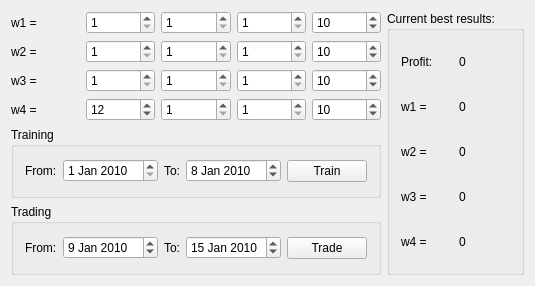
<?xml version="1.0" encoding="UTF-8"?>
<ui version="4.0">
 <class>MainWidget</class>
 <widget class="QWidget" name="MainWidget">
  <property name="geometry">
   <rect>
    <x>0</x>
    <y>0</y>
    <width>522</width>
    <height>286</height>
   </rect>
  </property>
  <property name="windowTitle">
   <string>MainWidget</string>
  </property>
  <layout class="QHBoxLayout" name="horizontalLayout_12">
   <item>
    <layout class="QVBoxLayout" name="verticalLayout_2">
     <item>
      <layout class="QVBoxLayout" name="verticalLayout">
       <item>
        <layout class="QHBoxLayout" name="horizontalLayout">
         <item>
          <widget class="QLabel" name="label">
           <property name="text">
            <string>w1 =</string>
           </property>
          </widget>
         </item>
         <item>
          <widget class="QSpinBox" name="w1">
           <property name="minimum">
            <number>1</number>
           </property>
           <property name="maximum">
            <number>999</number>
           </property>
          </widget>
         </item>
         <item>
          <widget class="QSpinBox" name="w1_from">
           <property name="minimum">
            <number>1</number>
           </property>
           <property name="maximum">
            <number>999</number>
           </property>
          </widget>
         </item>
         <item>
          <widget class="QSpinBox" name="w1_step">
           <property name="minimum">
            <number>1</number>
           </property>
           <property name="maximum">
            <number>999</number>
           </property>
          </widget>
         </item>
         <item>
          <widget class="QSpinBox" name="w1_to">
           <property name="minimum">
            <number>1</number>
           </property>
           <property name="maximum">
            <number>999</number>
           </property>
           <property name="value">
            <number>10</number>
           </property>
          </widget>
         </item>
        </layout>
       </item>
       <item>
        <layout class="QHBoxLayout" name="horizontalLayout_2">
         <item>
          <widget class="QLabel" name="label_2">
           <property name="text">
            <string>w2 =</string>
           </property>
          </widget>
         </item>
         <item>
          <widget class="QSpinBox" name="w2">
           <property name="minimum">
            <number>1</number>
           </property>
           <property name="maximum">
            <number>999</number>
           </property>
          </widget>
         </item>
         <item>
          <widget class="QSpinBox" name="w2_from">
           <property name="minimum">
            <number>1</number>
           </property>
           <property name="maximum">
            <number>999</number>
           </property>
          </widget>
         </item>
         <item>
          <widget class="QSpinBox" name="w2_step">
           <property name="minimum">
            <number>1</number>
           </property>
           <property name="maximum">
            <number>999</number>
           </property>
          </widget>
         </item>
         <item>
          <widget class="QSpinBox" name="w2_to">
           <property name="minimum">
            <number>1</number>
           </property>
           <property name="maximum">
            <number>999</number>
           </property>
           <property name="value">
            <number>10</number>
           </property>
          </widget>
         </item>
        </layout>
       </item>
       <item>
        <layout class="QHBoxLayout" name="horizontalLayout_3">
         <item>
          <widget class="QLabel" name="label_3">
           <property name="text">
            <string>w3 =</string>
           </property>
          </widget>
         </item>
         <item>
          <widget class="QSpinBox" name="w3">
           <property name="minimum">
            <number>1</number>
           </property>
           <property name="maximum">
            <number>999</number>
           </property>
          </widget>
         </item>
         <item>
          <widget class="QSpinBox" name="w3_from">
           <property name="minimum">
            <number>1</number>
           </property>
           <property name="maximum">
            <number>999</number>
           </property>
          </widget>
         </item>
         <item>
          <widget class="QSpinBox" name="w3_step">
           <property name="minimum">
            <number>1</number>
           </property>
           <property name="maximum">
            <number>999</number>
           </property>
          </widget>
         </item>
         <item>
          <widget class="QSpinBox" name="w3_to">
           <property name="minimum">
            <number>1</number>
           </property>
           <property name="maximum">
            <number>999</number>
           </property>
           <property name="value">
            <number>10</number>
           </property>
          </widget>
         </item>
        </layout>
       </item>
       <item>
        <layout class="QHBoxLayout" name="horizontalLayout_4">
         <item>
          <widget class="QLabel" name="label_4">
           <property name="text">
            <string>w4 =</string>
           </property>
          </widget>
         </item>
         <item>
          <widget class="QSpinBox" name="w4">
           <property name="minimum">
            <number>1</number>
           </property>
           <property name="maximum">
            <number>999</number>
           </property>
           <property name="value">
            <number>12</number>
           </property>
          </widget>
         </item>
         <item>
          <widget class="QSpinBox" name="w4_from">
           <property name="minimum">
            <number>1</number>
           </property>
           <property name="maximum">
            <number>999</number>
           </property>
          </widget>
         </item>
         <item>
          <widget class="QSpinBox" name="w4_step">
           <property name="minimum">
            <number>1</number>
           </property>
           <property name="maximum">
            <number>999</number>
           </property>
          </widget>
         </item>
         <item>
          <widget class="QSpinBox" name="w4_to">
           <property name="minimum">
            <number>1</number>
           </property>
           <property name="maximum">
            <number>999</number>
           </property>
           <property name="value">
            <number>10</number>
           </property>
          </widget>
         </item>
        </layout>
       </item>
      </layout>
     </item>
     <item>
      <widget class="QGroupBox" name="groupBox">
       <property name="title">
        <string>Training</string>
       </property>
       <layout class="QHBoxLayout" name="horizontalLayout_5">
        <item>
         <widget class="QLabel" name="label_5">
          <property name="text">
           <string>From:</string>
          </property>
         </widget>
        </item>
        <item>
         <widget class="QDateEdit" name="date_from">
          <property name="date">
           <date>
            <year>2010</year>
            <month>1</month>
            <day>1</day>
           </date>
          </property>
         </widget>
        </item>
        <item>
         <spacer name="horizontalSpacer">
          <property name="orientation">
           <enum>Qt::Horizontal</enum>
          </property>
          <property name="sizeHint" stdset="0">
           <size>
            <width>40</width>
            <height>20</height>
           </size>
          </property>
         </spacer>
        </item>
        <item>
         <widget class="QLabel" name="label_6">
          <property name="text">
           <string>To:</string>
          </property>
         </widget>
        </item>
        <item>
         <widget class="QDateEdit" name="date_to">
          <property name="date">
           <date>
            <year>2010</year>
            <month>1</month>
            <day>8</day>
           </date>
          </property>
         </widget>
        </item>
        <item>
         <spacer name="horizontalSpacer_2">
          <property name="orientation">
           <enum>Qt::Horizontal</enum>
          </property>
          <property name="sizeHint" stdset="0">
           <size>
            <width>40</width>
            <height>20</height>
           </size>
          </property>
         </spacer>
        </item>
        <item>
         <widget class="QPushButton" name="button_train">
          <property name="text">
           <string>Train</string>
          </property>
         </widget>
        </item>
       </layout>
      </widget>
     </item>
     <item>
      <widget class="QGroupBox" name="groupBox_2">
       <property name="title">
        <string>Trading</string>
       </property>
       <layout class="QHBoxLayout" name="horizontalLayout_6">
        <item>
         <widget class="QLabel" name="label_7">
          <property name="text">
           <string>From:</string>
          </property>
         </widget>
        </item>
        <item>
         <widget class="QDateEdit" name="trade_from">
          <property name="date">
           <date>
            <year>2010</year>
            <month>1</month>
            <day>9</day>
           </date>
          </property>
         </widget>
        </item>
        <item>
         <spacer name="horizontalSpacer_3">
          <property name="orientation">
           <enum>Qt::Horizontal</enum>
          </property>
          <property name="sizeHint" stdset="0">
           <size>
            <width>40</width>
            <height>20</height>
           </size>
          </property>
         </spacer>
        </item>
        <item>
         <widget class="QLabel" name="label_8">
          <property name="text">
           <string>To:</string>
          </property>
         </widget>
        </item>
        <item>
         <widget class="QDateEdit" name="trade_to">
          <property name="date">
           <date>
            <year>2010</year>
            <month>1</month>
            <day>15</day>
           </date>
          </property>
         </widget>
        </item>
        <item>
         <spacer name="horizontalSpacer_4">
          <property name="orientation">
           <enum>Qt::Horizontal</enum>
          </property>
          <property name="sizeHint" stdset="0">
           <size>
            <width>40</width>
            <height>20</height>
           </size>
          </property>
         </spacer>
        </item>
        <item>
         <widget class="QPushButton" name="button_trade">
          <property name="text">
           <string>Trade</string>
          </property>
         </widget>
        </item>
       </layout>
      </widget>
     </item>
    </layout>
   </item>
   <item>
    <widget class="QGroupBox" name="groupBox_3">
     <property name="title">
      <string>Current best results:</string>
     </property>
     <layout class="QVBoxLayout" name="verticalLayout_3">
      <item>
       <layout class="QHBoxLayout" name="horizontalLayout_7">
        <item>
         <widget class="QLabel" name="label_9">
          <property name="text">
           <string>Profit:</string>
          </property>
         </widget>
        </item>
        <item>
         <widget class="QLabel" name="label_profit">
          <property name="text">
           <string>0</string>
          </property>
         </widget>
        </item>
       </layout>
      </item>
      <item>
       <layout class="QHBoxLayout" name="horizontalLayout_8">
        <item>
         <widget class="QLabel" name="label_10">
          <property name="text">
           <string>w1 = </string>
          </property>
         </widget>
        </item>
        <item>
         <widget class="QLabel" name="label_w1">
          <property name="text">
           <string>0</string>
          </property>
         </widget>
        </item>
       </layout>
      </item>
      <item>
       <layout class="QHBoxLayout" name="horizontalLayout_9">
        <item>
         <widget class="QLabel" name="label_11">
          <property name="text">
           <string>w2 = </string>
          </property>
         </widget>
        </item>
        <item>
         <widget class="QLabel" name="label_w2">
          <property name="text">
           <string>0</string>
          </property>
         </widget>
        </item>
       </layout>
      </item>
      <item>
       <layout class="QHBoxLayout" name="horizontalLayout_10">
        <item>
         <widget class="QLabel" name="label_12">
          <property name="text">
           <string>w3 = </string>
          </property>
         </widget>
        </item>
        <item>
         <widget class="QLabel" name="label_w3">
          <property name="text">
           <string>0</string>
          </property>
         </widget>
        </item>
       </layout>
      </item>
      <item>
       <layout class="QHBoxLayout" name="horizontalLayout_11">
        <item>
         <widget class="QLabel" name="label_13">
          <property name="text">
           <string>w4 = </string>
          </property>
         </widget>
        </item>
        <item>
         <widget class="QLabel" name="label_w4">
          <property name="text">
           <string>0</string>
          </property>
         </widget>
        </item>
       </layout>
      </item>
     </layout>
    </widget>
   </item>
  </layout>
 </widget>
 <layoutdefault spacing="6" margin="11"/>
 <resources/>
 <connections/>
</ui>
